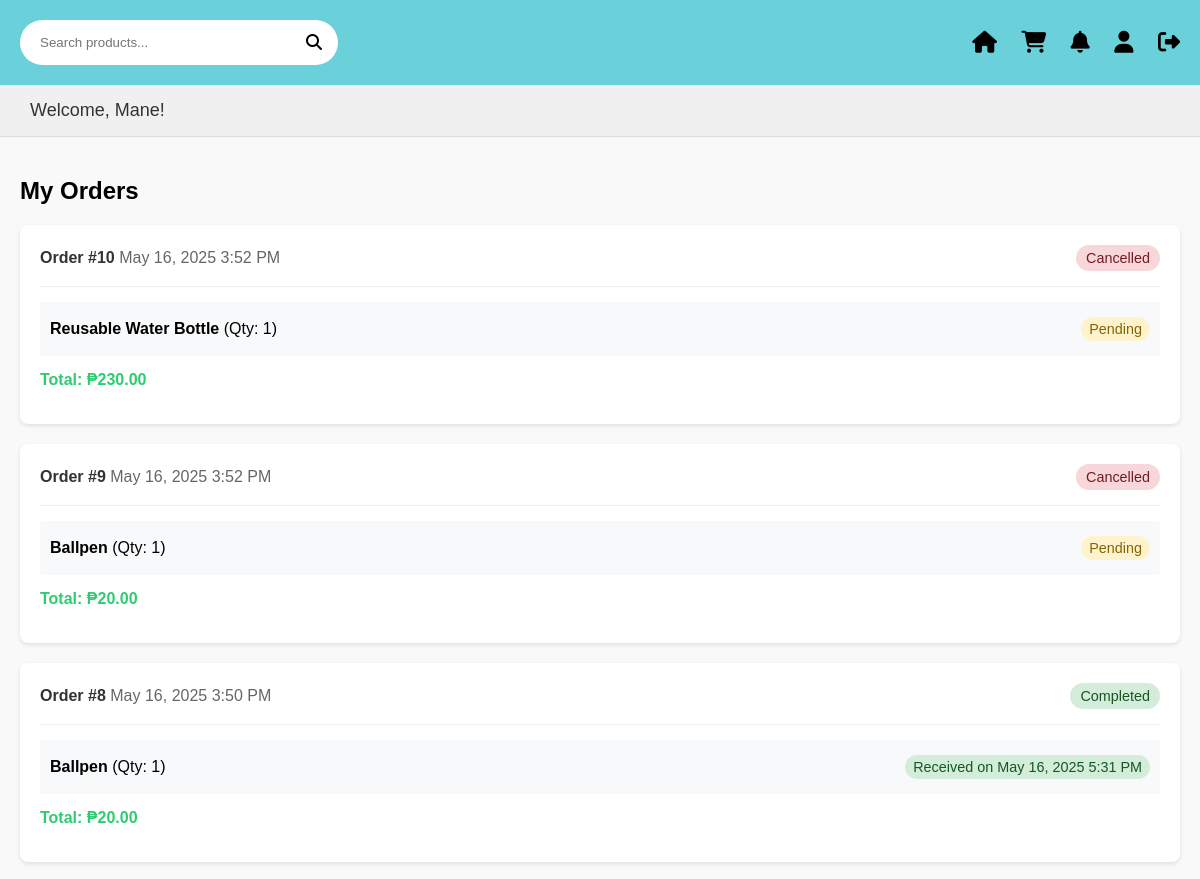
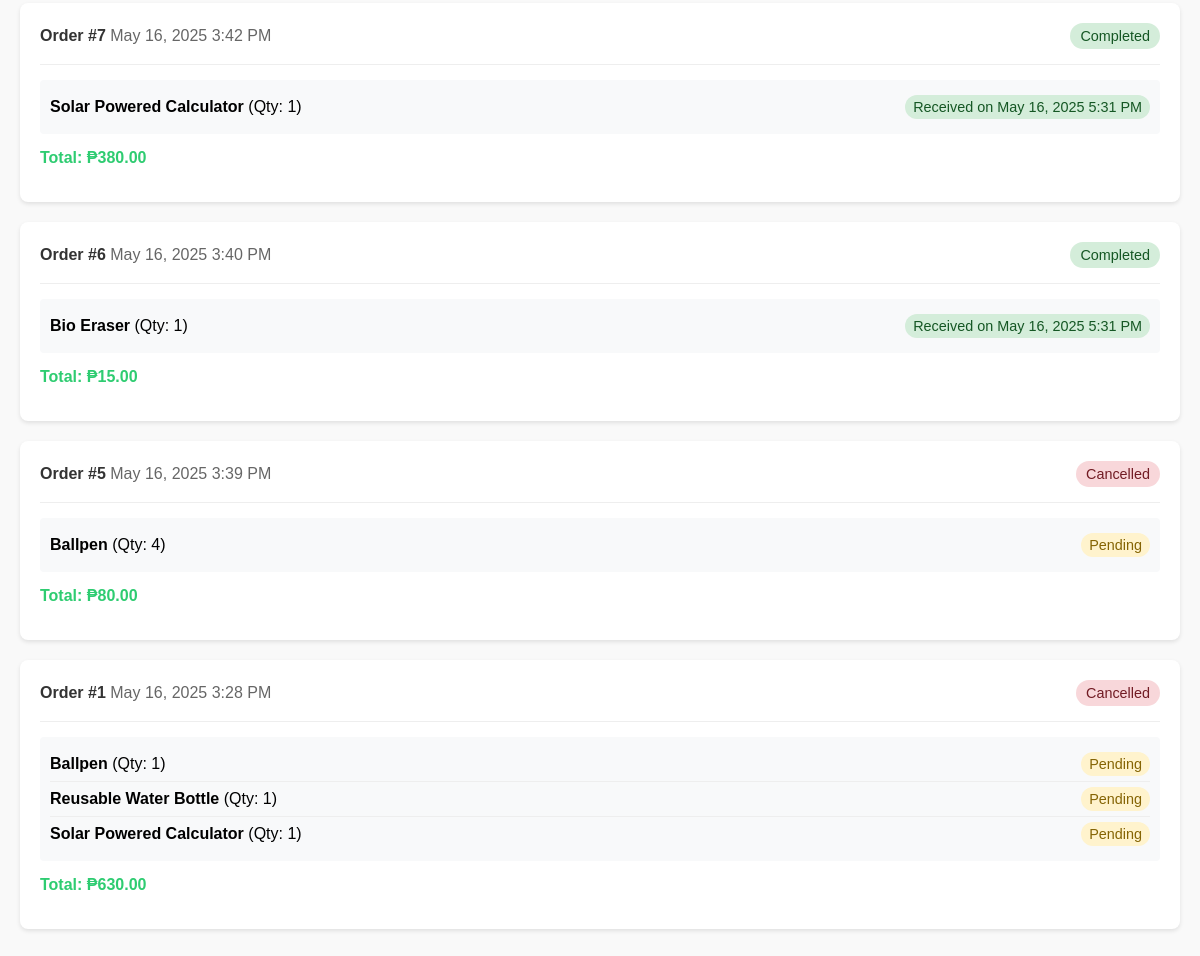
/EcoT/pages/my_orders.php (signed in), run on the app's committed database (2 pictures, top to bottom).
### tables this page shows
CREATE TABLE `orders` (
  `id` int(11) NOT NULL,
  `user_id` int(11) NOT NULL,
  `total_amount` decimal(10,2) NOT NULL,
  `status` enum('pending','processing','completed','cancelled') DEFAULT 'pending',
  `tracking_number` varchar(50) DEFAULT NULL,
  `created_at` timestamp NOT NULL DEFAULT current_timestamp()
);

### EcoT/pages/my_orders.php (the view, shortened to what this page needs)
<?php
require_once '../includes/notification_functions.php';
try {
    $stmt = $conn->prepare("
        SELECT o.*,
               GROUP_CONCAT(
                   CONCAT(p.name, ' (', oi.quantity, ')')
                   SEPARATOR ', '
               ) as items,
               GROUP_CONCAT(
                   CONCAT(
                       oi.id, ':',
                       p.name, ':',
                       oi.quantity, ':',
                       COALESCE(oi.received, 0), ':',
                       COALESCE(oi.received_at, '')
                   )
                   SEPARATOR '|'
               ) as item_details
        FROM orders o
        LEFT JOIN order_items oi ON o.id = oi.order_id
        LEFT JOIN products p ON oi.product_id = p.id
        WHERE o.user_id = ?
        GROUP BY o.id
        ORDER BY o.created_at DESC
    ");
    $stmt->execute([$_SESSION['user_id']]);
    $orders = $stmt->fetchAll(PDO::FETCH_ASSOC);
} catch (PDOException $e) {
    $_SESSION['error'] = "Error fetching orders: " . $e->getMessage();
    $orders = [];
}
?>
<!DOCTYPE html>
<html lang="en">
<head>
    <link rel="stylesheet" href="../CSS/userdashboard.css">
    <link rel="stylesheet" href="https://cdnjs.cloudflare.com/ajax/libs/font-awesome/6.5.0/css/all.min.css">
</head>
<body>
<div class="header">
    <div class="search-bar">
        <form action="dashboard.php" method="GET">
            <input type="text" name="search" placeholder="Search products...">
            <button type="submit"><i class="fas fa-search"></i></button>
        </form>
    </div>
    <div class="nav-icons">
        <a href="dashboard.php"><i class="fas fa-home"></i></a>
        <a href="cart.php"><i class="fas fa-shopping-cart"></i></a>
        <a href="notifications.php"><i class="fas fa-bell"></i></a>
        <a href="profile.php"><i class="fas fa-user"></i></a>
        <a href="../process/logout.php"><i class="fas fa-sign-out-alt"></i></a>
    </div>
</div>
<div class="welcome-message">
    Welcome, <?php echo htmlspecialchars($_SESSION['name']); ?>!
</div>
<div class="orders-container">
    <h2>My Orders</h2>
    <?php if (empty($orders)): ?>
        <div class="no-orders">
            <i class="fas fa-shopping-bag"></i>
            <p>You haven't placed any orders yet.</p>
            <a href="dashboard.php" class="continue-shopping">Start Shopping</a>
        </div>
    <?php else: ?>
        <?php foreach ($orders as $order): ?>
            <div class="order-card">
                <div class="order-header">
                    <div>
                        <span class="order-id">Order #<?php echo $order['id']; ?></span>
                        <span class="order-date"><?php
                            try {
                                $date = new DateTime($order['created_at'], new DateTimeZone('UTC'));
                                $date->setTimezone(new DateTimeZone('Asia/Manila'));
                                $date->setDate(2025, $date->format('m'), $date->format('d'));
                                echo $date->format('F j, Y g:i A');
                            } catch (Exception $e) {
                                $date = new DateTime('now', new DateTimeZone('Asia/Manila'));
                                $date->setDate(2025, $date->format('m'), $date->format('d'));
                                echo $date->format('F j, Y g:i A');
                            }
                        ?></span>
                    </div>
                    <span class="order-status status-<?php echo $order['status']; ?>">
                        <?php echo ucfirst($order['status']); ?>
                    </span>
                </div>
                <div class="order-details">
                    <div class="order-items-list">
                        <?php
                        if (!empty($order['item_details'])) {
                            $item_details = explode('|', $order['item_details']);
                            foreach ($item_details as $item) {
                                $parts = explode(':', $item);
                                $name = $parts[1] ?? 'Unknown Product';
                                $quantity = $parts[2] ?? 0;
                                $received = $parts[3] ?? 0;
                                $received_at = $parts[4] ?? '';
                                ?>
                                <div class="order-item">
                                    <div>
                                        <strong><?php echo htmlspecialchars($name); ?></strong>
                                        <span>(Qty: <?php echo (int)$quantity; ?>)</span>
                                    </div>
                                    <div>
                                        <?php if ($received): ?>
                                            <span class="item-status item-received">
                                                Received on <?php
                                                    if ($received_at && $received_at != '0000-00-00 00:00:00') {
                                                        try {
                                                            $date = new DateTime($received_at, new DateTimeZone('UTC'));
                                                            $date->setTimezone(new DateTimeZone('Asia/Manila'));
                                                            $date->setDate(2025, $date->format('m'), $date->format('d'));
                                                            echo $date->format('F j, Y g:i A');
                                                        } catch (Exception $e) {
                                                            $date = new DateTime('now', new DateTimeZone('Asia/Manila'));
                                                            $date->setDate(2025, $date->format('m'), $date->format('d'));
                                                            echo $date->format('F j, Y g:i A');
                                                        }
                                                    } else {
                                                        echo 'N/A';
                                                    }
                                                ?>
                                            </span>
                                        <?php else: ?>
                                            <span class="item-status item-pending">Pending</span>
                                        <?php endif; ?>
                                    </div>
                                </div>
                                <?php
                            }
                        } else {
                            echo '<div class="order-item">No items found in this order.</div>';
                        }
                        ?>
                    </div>
                    <div class="order-total">
                        Total: ₱<?php echo number_format($order['total_amount'], 2); ?>
                    </div>
                </div>
            </div>
        <?php endforeach; ?>
    <?php endif; ?>
</div>
</body>
</html>

### EcoT/CSS/userdashboard.css (style rules this page uses)
body { margin: 0; font-family: Arial, sans-serif; background-color: #f9f9f9; }
.header { background-color: #6ad1db; padding: 20px; display: flex; justify-content: space-between; align-items: center; }
.search-bar { display: flex; align-items: center; background-color: white; border-radius: 25px; padding: 5px 10px; }
.search-bar input { border: none; outline: none; padding: 10px; width: 250px; border-radius: 25px; }
.search-bar button { background: none; border: none; cursor: pointer; font-size: 16px; }
.nav-icons i { font-size: 22px; color: black; margin-left: 20px; cursor: pointer; }
.welcome-message { background-color: #f0f0f0; padding: 15px 30px; margin: 0; font-size: 18px; color: #333; border-bottom: 1px solid #ddd; }
.search-bar form { display: flex; align-items: center; width: 100%; }
.search-bar input { flex: 1; border: none; outline: none; padding: 10px; width: 250px; border-radius: 25px; }
.nav-icons a { text-decoration: none; color: black; }
.nav-icons i { font-size: 22px; color: black; margin-left: 20px; cursor: pointer; transition: color 0.3s; }

### EcoT/pages/my_orders.php (style rules this page uses)
.orders-container { max-width: 1200px; margin: 0 auto; padding: 20px; }
.order-card { background: white; border-radius: 8px; box-shadow: 0 2px 4px rgba(0, 0, 0, 0.1); margin-bottom: 20px; padding: 20px; }
.order-header { display: flex; justify-content: space-between; align-items: center; margin-bottom: 15px; padding-bottom: 15px; border-bottom: 1px solid #eee; }
.order-id { font-weight: bold; color: #333; }
.order-date { color: #666; }
.order-status { padding: 5px 10px; border-radius: 15px; font-size: 0.9rem; font-weight: 500; }
.status-completed { background-color: #d4edda; color: #155724; }
.status-cancelled { background-color: #f8d7da; color: #721c24; }
.order-details { margin-bottom: 15px; }
.order-total { font-weight: bold; color: #2ecc71; }
.order-items-list { margin: 15px 0; padding: 10px; background: #f8f9fa; border-radius: 4px; }
.order-item { display: flex; justify-content: space-between; align-items: center; padding: 8px 0; border-bottom: 1px solid #eee; }
.order-item:last-child { border-bottom: none; }
.item-status { font-size: 0.9rem; padding: 4px 8px; border-radius: 12px; }
.item-received { background-color: #d4edda; color: #155724; }
.item-pending { background-color: #fff3cd; color: #856404; }

### data on the page
orders: id "10", created_at "May 16, 2025 3:52 PM", status "Cancelled", name "Reusable Water Bottle", quantity "1", shows "Pending", total_amount "230.00"
orders: id "9", created_at "May 16, 2025 3:52 PM", status "Cancelled", name "Ballpen", quantity "1", shows "Pending", total_amount "20.00"
orders: id "8", created_at "May 16, 2025 3:50 PM", status "Completed", name "Ballpen", quantity "1", format "May 16, 2025 5:31 PM", total_amount "20.00"
orders: id "7", created_at "May 16, 2025 3:42 PM", status "Completed", name "Solar Powered Calculator", quantity "1", format "May 16, 2025 5:31 PM", total_amount "380.00"
orders: id "6", created_at "May 16, 2025 3:40 PM", status "Completed", name "Bio Eraser", quantity "1", format "May 16, 2025 5:31 PM", total_amount "15.00"
orders: id "5", created_at "May 16, 2025 3:39 PM", status "Cancelled", name "Ballpen", quantity "4", shows "Pending", total_amount "80.00"
orders: id "1", created_at "May 16, 2025 3:28 PM", status "Cancelled", name "Ballpen", quantity "1", name "Reusable Water Bottle", name "Solar Powered Calculator", total_amount "630.00"

### other printed values
$_SESSION['name'] "Mane"
